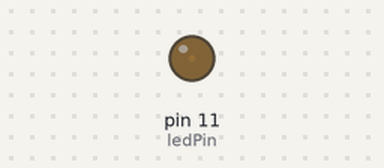
A sketch run on a simulated Arduino Uno, built with avr-gcc and run on an emulated ATmega328P. Parts: output pins drawn as LEDs (lit = HIGH).

Above: at 0.05 s.
At 2.3 s:
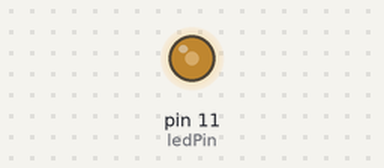
At 4.6 s:
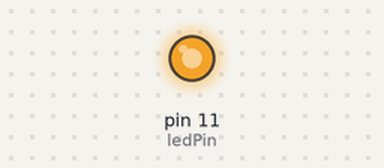
At 9.2 s:
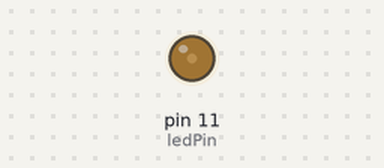
Timing chart, 0 to 13.3 s (numbered marks = the images above):
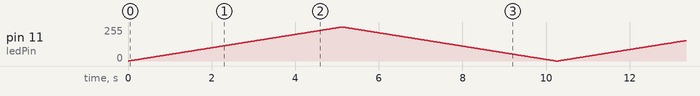

The sketch:

fade.ino
```cpp
int ledPin = 11;

void setup() {
  pinMode(ledPin, OUTPUT);
}

void loop() {

  // Fade in
  for(int ledVal = 0; ledVal <= 255; ledVal +=1) {
    analogWrite(ledPin, ledVal);
    delay(20);
  }

  // Fade out
  for(int ledVal = 255; ledVal >= 0; ledVal -=1) {
    analogWrite(ledPin, ledVal);
    delay(20);
  }

  delay(20);

}
```
